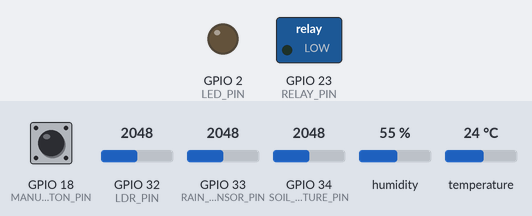
The sketch below on a simulated ESP32. On the bench: switched loads named in the sketch (green lamp = pin HIGH), output pins drawn as LEDs (lit = HIGH). Dashed ring = blinking. The test bench sets the inputs (shaded band); at power-on: GPIO 33 (RAIN_SENSOR_PIN) = 2048, GPIO 34 (SOIL_MOISTURE_PIN) = 2048, GPIO 18 (MANUAL_BUTTON_PIN) HIGH, GPIO 32 (LDR_PIN) = 2048, humidity 55 %, temperature 24 °C. WiFi joins after 1.5 s; servers stay silent unless stated; network time is answered at once with the bench clock; the local clock reads 2024-03-15 10:24:30 at power-on unless the sketch sets it; what the sketch prints to the serial monitor is not drawn.

Above: at 3.2 s.
3.3 s: GPIO 33 (RAIN_SENSOR_PIN) set to 3250
5.3 s: GPIO 33 (RAIN_SENSOR_PIN) set to 3344
At 7.5 s:
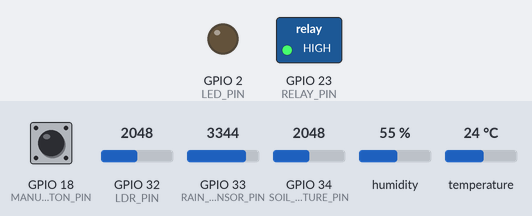
8.2 s: GPIO 34 (SOIL_MOISTURE_PIN) set to 1294
10.2 s: GPIO 34 (SOIL_MOISTURE_PIN) set to 1172
At 11.14 s:
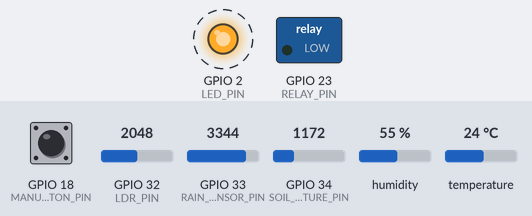
13.7 s: GPIO 18 (MANUAL_BUTTON_PIN) pulled LOW for 0.15 s
At 14.24 s:
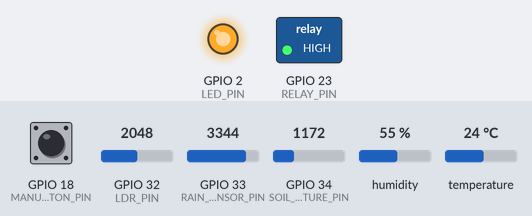
Timing chart, 0 to 16.7 s (numbered marks = the images above; inputs shaded):
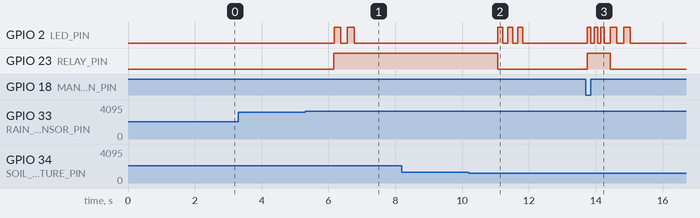

Measured:
- the behaviour switches between 3276 and 3277 on GPIO 33 (RAIN_SENSOR_PIN) (found by bisection; images 0 and 1)
- the behaviour switches between 1229 and 1228 on GPIO 34 (SOIL_MOISTURE_PIN) (found by bisection; images 1 and 2)
- after the input at 3.3 s, every drawn part: stays the same
- after the input at 5.3 s, GPIO 2 (LED_PIN): alternates HIGH for 0.20 s and LOW for 0.20 s, 4 changes in all, then stays LOW, starting after 0.87 s; GPIO 23 (RELAY_PIN): LOW → HIGH after 0.86 s
- after the input at 8.2 s, every drawn part: stays the same
- after the input at 10.2 s, GPIO 2 (LED_PIN): alternates HIGH for 0.15 s and LOW for 0.15 s, 6 changes in all, then stays LOW, starting after 0.87 s; GPIO 23 (RELAY_PIN): HIGH → LOW after 0.86 s
- after the input at 13.7 s, GPIO 2 (LED_PIN): LOW → HIGH after 0.05 s, → LOW 0.10 s later, → HIGH 0.10 s later, → LOW 0.10 s later, … (10 changes in this stretch); GPIO 23 (RELAY_PIN): LOW → HIGH after 0.05 s, → LOW 0.68 s later

The sketch:

ESP32.ino
```cpp
#include <WiFi.h>
#include <WebSocketsClient.h>
#include <DHT.h>
#include <ArduinoJson.h>
#include <WiFiUdp.h>
#include <NTPClient.h>

// ------------------- WiFi credentials -------------------
const char* ssid = "Redmi K70";
const char* password = "heluuuuu";
const char* websocket_server = "10.114.150.199";

// ------------------- NTP Client -------------------
WiFiUDP udp;
NTPClient timeClient(udp, "pool.ntp.org", 19800, 60000);  // UTC+5:30 (IST)

// ------------------- WebSocket server -------------------

const uint16_t websocket_port = 3000;

// ------------------- Pin definitions -------------------
#define RELAY_PIN 23
#define DHTPIN 4
#define DHTTYPE DHT11
#define LDR_PIN 32
#define SOIL_MOISTURE_PIN 34  // ADC pin
#define RAIN_SENSOR_PIN 33  // Analog pin for rain sensor
#define LED_PIN 2  // Onboard LED (GPIO2)


// ------------------- Manual Control Variables -------------------
#define MANUAL_BUTTON_PIN 18  // Chân cắm công tắc gạt MTS-102
int lastButtonState = HIGH;   // Trạng thái cũ của nút (Mặc định là HIGH do PULLUP)
const unsigned long manualWaterDurationMs = 15UL * 1000UL; // Thời gian tưới Moderate: 15 giây

// ------------------- Objects -------------------
DHT dht(DHTPIN, DHTTYPE);
WebSocketsClient webSocket;

// ------------------- State variables -------------------
bool autoMode = true;
bool pumpStatus = false;
bool espConnected = false;

float previousTemperature = -1000;
float previousHumidity = -1000;
int previousLightPercent = -1;
int previousSoilMoisturePercent = -1;
int previousRainPercent = -1;
bool previousPumpStatus = false;
bool firstTimeSend = true;

unsigned long lastSendTime = 0;

// ------------------- Smart Irrigation Variables -------------------
 int soilThresholdOn = 50;   // Turn pump ON below this (dry soil)
 int soilThresholdOff = 70;  // Turn pump OFF above this (moist soil)
const int rainThreshold = 30;     // Rain intensity threshold for irrigation
const unsigned long maxPumpTime = 15UL * 60UL * 1000UL; // 15 minutes max pump time
const int irrigationScoreThreshold = 6; // Minimum score to start irrigation

unsigned long pumpStartTime = 0;
int lastIrrigationScore = 0;
bool pumpWasOn = false;

// ------------------- Helper Functions -------------------

void blinkLED(int times, int delayMs) {
  for (int i = 0; i < times; i++) {
    digitalWrite(LED_PIN, HIGH);
    delay(delayMs);
    digitalWrite(LED_PIN, LOW);
    delay(delayMs);
  }
}

// ------------------- Smart Irrigation Functions -------------------

int calculateIrrigationScore(float temperature, float humidity, int soilPercent, int rainPercent, int lightPercent) {
  int score = 0;

  // Soil moisture (High Priority - Most Important)
  if (soilPercent < 30) score += 4;        // Very dry soil
  else if (soilPercent < 50) score += 3;   // Dry soil
  else if (soilPercent < 60) score += 2;   // Slightly dry soil
  else if (soilPercent >= 80) score -= 2;  // Very wet soil (negative score)

  // Rain detection (High Priority - Avoid wasting water)
  if (rainPercent < 10) score += 3;        // No rain
  else if (rainPercent < 20) score += 2;   // Light rain/drizzle
  else if (rainPercent < 40) score += 1;   // Moderate rain
  else if (rainPercent >= 60) score -= 3;  // Heavy rain (negative score)

  // Temperature (Medium Priority)
  if (temperature > 35) score += 3;        // Very hot
  else if (temperature > 30) score += 2;   // Hot
  else if (temperature > 25) score += 1;   // Warm
  else if (temperature < 15) score -= 1;   // Cold (less water needed)

  // Humidity (Medium Priority)
  if (humidity < 30) score += 2;           // Very low humidity
  else if (humidity < 40) score += 1;      // Low humidity
  else if (humidity > 80) score -= 1;      // High humidity (less water needed)

  // Light intensity (Low Priority - affects evaporation)
  if (lightPercent < 20) score += 1;       // Bright sunlight (more evaporation)
  else if (lightPercent > 80) score -= 1;  // Very dark (less evaporation)

  // Time-based factor (Low Priority)
  int currentHour = (timeClient.getEpochTime() / 3600) % 24;
  if (currentHour >= 6 && currentHour <= 10) score += 1;  // Morning irrigation preferred
  else if (currentHour >= 18 && currentHour <= 22) score += 1; // Evening irrigation preferred
  else if (currentHour >= 22 || currentHour <= 6) score -= 1;  // Night irrigation discouraged

  return score;
}

bool shouldStartIrrigation(int score, int soilPercent, int rainPercent) {
  // Must meet minimum score threshold
  if (score < irrigationScoreThreshold) return false;

  // Must have dry soil (hysteresis)
  if (soilPercent >= soilThresholdOff) return false;

  // Must not have significant rain
  if (rainPercent >= rainThreshold) return false;

  return true;
}

bool shouldStopIrrigation(int soilPercent, int rainPercent, unsigned long pumpRuntime) {
  // Stop if soil is moist enough (hysteresis)
  if (soilPercent >= soilThresholdOff) return true;

  // Stop if significant rain starts
  if (rainPercent >= rainThreshold) return true;

  // Stop if pump has run too long (safety)
  if (pumpRuntime >= maxPumpTime) return true;

  return false;
}


String getISOTime() {
  timeClient.update();
  unsigned long epochTime = timeClient.getEpochTime();

  int hours = (epochTime / 3600) % 24;
  int minutes = (epochTime / 60) % 60;
  int seconds = epochTime % 60;

  char buffer[30];
  snprintf(buffer, sizeof(buffer), "2025-10-07T%02d:%02d:%02d+05:30", hours, minutes, seconds);
  return String(buffer);
}

void webSocketEvent(WStype_t type, uint8_t* payload, size_t length) {
  switch (type) {
    case WStype_CONNECTED:
      Serial.println("✅ Connected to WebSocket server");
      webSocket.sendTXT("{\"type\":\"init-esp\"}");
      espConnected = true;
      break;

    case WStype_TEXT: {
      Serial.printf("📩 Received: %s\n", payload);
      DynamicJsonDocument doc(256);
      DeserializationError error = deserializeJson(doc, payload);

      if (error) {
        Serial.print("JSON parse error: ");
        Serial.println(error.c_str());
        String msg = String((char*)payload);
        if (msg.indexOf("frontend-connected") >= 0) firstTimeSend = true;
      } else {
        if (doc.containsKey("type") && doc["type"] == "frontend-connected") {
          Serial.println("Frontend connected → sending immediate data");
          firstTimeSend = true;
          blinkLED(2, 100);
        } else if (doc.containsKey("command")) {
          String command = doc["command"];
          Serial.println("Command: " + command);

          if (command == "pump-on") {
            digitalWrite(RELAY_PIN, HIGH);
            pumpStatus = true;
            blinkLED(3, 200);
          } else if (command == "pump-off") {
            digitalWrite(RELAY_PIN, LOW);
            pumpStatus = false;
            blinkLED(2, 300);
          } else if (command == "auto-on") {
            autoMode = true;
            blinkLED(4, 150);
          } else if (command == "auto-off") {
            autoMode = false;
            blinkLED(1, 500);
          }
          // --- THÊM NHÁNH NÀY CHO AI ---
          else if (command == "update-threshold") {
            float ai_threshold = doc["newThreshold"];

            // Ép kiểu float về int và cập nhật ngưỡng mới
            soilThresholdOn = (int)ai_threshold;

            // Tính toán ngưỡng tắt bơm (Luôn cao hơn ngưỡng bật 15% để nước kịp ngấm)
            soilThresholdOff = soilThresholdOn + 15;

            // Khóa an toàn: Không cho phép ngưỡng tắt vượt quá 100%
            if (soilThresholdOff > 100) soilThresholdOff = 100;

            Serial.println("=========================================");
            Serial.printf("🧠 AI CẬP NHẬT: Ngưỡng tưới mới là %d%% (Tắt ở %d%%)\n", soilThresholdOn, soilThresholdOff);
            Serial.println("=========================================");
          }
        }
      }
      break;
    }

    case WStype_DISCONNECTED:
      Serial.println("❌ WebSocket disconnected");
      espConnected = false;
      break;
  }
}

// ------------------- Setup -------------------
void setup() {
  Serial.begin(115200);
  pinMode(LED_PIN, OUTPUT);
  pinMode(LDR_PIN, INPUT);
  pinMode(SOIL_MOISTURE_PIN, INPUT);
  pinMode(RAIN_SENSOR_PIN, INPUT);
  pinMode(RELAY_PIN, OUTPUT);
  digitalWrite(RELAY_PIN, LOW);
  // Tích hợp nút nhấn
  pinMode(MANUAL_BUTTON_PIN, INPUT_PULLUP); // Dùng Pullup nội

  Serial.println("\n🔌 Connecting to WiFi...");
  WiFi.begin(ssid, password);
  while (WiFi.status() != WL_CONNECTED) {
    delay(1000);
    Serial.print(".");
  }
  Serial.println("\n✅ WiFi Connected!");
  Serial.print("IP: ");
  Serial.println(WiFi.localIP());

  dht.begin();
  timeClient.begin();
  webSocket.begin(websocket_server, websocket_port, "/");
  webSocket.onEvent(webSocketEvent);
  webSocket.setReconnectInterval(5000);
}

// ------------------- Loop -------------------
void loop() {
  webSocket.loop();
// ------------------- XỬ LÝ CÔNG TẮC GẠT (CẬP NHẬT MỚI: ON/OFF TRỰC TIẾP) -------------------
  int currentButtonState = digitalRead(MANUAL_BUTTON_PIN);

  // Chỉ thực hiện lệnh khi phát hiện bạn VỪA MỚI GẠT công tắc (trạng thái thay đổi)
  if (currentButtonState != lastButtonState) {
    delay(50); // Chống dội phím (Debounce) cơ học để rơ-le không bị nháy liên tục

    if (currentButtonState == LOW) {
      // 1. Trạng thái GẠT SANG ON (Chân 18 được nối xuống GND)
      autoMode = false; // Lập tức tắt AutoMode để nhường quyền cho tay
      pumpStatus = true;
      digitalWrite(RELAY_PIN, HIGH); // Kích Relay mức H (HIGH = Bật Bơm)

      Serial.println("🕹️ Công tắc vật lý: GẠT ON -> BẬT MÁY BƠM LIÊN TỤC!");
      blinkLED(3, 100);

    } else {
      // 2. Trạng thái GẠT SANG OFF (Chân 18 nhả ra, trở về HIGH do PULLUP)
      autoMode = false;
      pumpStatus = false;
      digitalWrite(RELAY_PIN, LOW); // Nhả Relay (LOW = Tắt Bơm)

      Serial.println("🛑 Công tắc vật lý: GẠT OFF -> TẮT MÁY BƠM!");
      blinkLED(2, 200);
    }

    // Lưu lại trạng thái hiện tại để so sánh cho lần gạt tiếp theo
    lastButtonState = currentButtonState;
  }
  // -----------------------------------------------------------------------------------------


  if (millis() - lastSendTime > 1000) {
    float temperature = dht.readTemperature();
    float humidity = dht.readHumidity();

    if (isnan(temperature) || isnan(humidity)) {
      Serial.println("⚠️ DHT read failed. Using previous values.");
      temperature = (previousTemperature != -1000) ? previousTemperature : 25.0;
      humidity = (previousHumidity != -1000) ? previousHumidity : 50.0;
    }

    int ldrValue = analogRead(LDR_PIN);
    // Map LDR analog values (0-4095) to percentage (0-100%)
    // 4095 (bright) → 0% (darkness percentage)
    // 0 (dark) → 100% (darkness percentage)
    int lightPercent = map(ldrValue, 4095,0, 0, 100);
    lightPercent = constrain(lightPercent, 0, 100);

    // Debug output for LDR values
    Serial.printf("🔆 LDR Raw: %d, Mapped: %d%%\n", ldrValue, lightPercent);

    int soilValue = analogRead(SOIL_MOISTURE_PIN);
    // Map soil moisture analog values (0-4095) to percentage (0-100%)
    // 4095 (dry/air) → 0% (moisture percentage)
    // 0 (wet/water) → 100% (moisture percentage)
    int soilPercent = map(soilValue, 4095, 0, 0, 100);
    soilPercent = constrain(soilPercent, 0, 100);

    // Debug output for soil moisture values
    Serial.printf("🌱 Soil Raw: %d, Mapped: %d%%\n", soilValue, soilPercent);

    int rainValue = analogRead(RAIN_SENSOR_PIN);
    // Map rain sensor analog values (0-4095) to percentage (0-100%)
    // 4095 (dry plate) → 0% (rain intensity)
    // 0 (fully wet/submerged) → 100% (rain intensity)
    int rainPercent = map(rainValue, 4095, 0, 0, 100);
    rainPercent = constrain(rainPercent, 0, 100);

    // Debug output for rain sensor values
    Serial.printf("🌧️ Rain Raw: %d, Intensity: %d%%\n", rainValue, rainPercent);

    // ------------------- Smart Irrigation Logic -------------------
    if (autoMode) {
      // Calculate irrigation score based on all factors
      int irrigationScore = calculateIrrigationScore(temperature, humidity, soilPercent, rainPercent, lightPercent);
      lastIrrigationScore = irrigationScore;

      // Get current pump runtime
      unsigned long currentPumpRuntime = 0;
      if (pumpStatus && pumpStartTime > 0) {
        currentPumpRuntime = millis() - pumpStartTime;
      }

      // Smart irrigation decision
      if (!pumpStatus) {
        // Pump is OFF - decide if we should start
        if (shouldStartIrrigation(irrigationScore, soilPercent, rainPercent)) {
          digitalWrite(RELAY_PIN, HIGH);
          pumpStatus = true;
          pumpStartTime = millis();
          pumpWasOn = true;
          Serial.printf("🚰 Starting irrigation - Score: %d, Soil: %d%%, Rain: %d%%\n",
                       irrigationScore, soilPercent, rainPercent);
          blinkLED(2, 200); // Quick blink to indicate irrigation start
        }
      } else {
        // Pump is ON - decide if we should stop
        if (shouldStopIrrigation(soilPercent, rainPercent, currentPumpRuntime)) {
          digitalWrite(RELAY_PIN, LOW);
          pumpStatus = false;
          pumpStartTime = 0;
          Serial.printf("🛑 Stopping irrigation - Soil: %d%%, Rain: %d%%, Runtime: %lu ms\n",
                       soilPercent, rainPercent, currentPumpRuntime);
          blinkLED(3, 150); // Triple blink to indicate irrigation stop
        }
      }

      // Debug output for irrigation decisions
      Serial.printf("🧠 Irrigation Score: %d (Threshold: %d), Soil: %d%%, Rain: %d%%, Temp: %.1f°C, Humidity: %.1f%%\n",
                   irrigationScore, irrigationScoreThreshold, soilPercent, rainPercent, temperature, humidity);
    }

    bool shouldSend =
      firstTimeSend ||
      temperature != previousTemperature ||
      humidity != previousHumidity ||
      lightPercent != previousLightPercent ||
      soilPercent != previousSoilMoisturePercent ||
      rainPercent != previousRainPercent ||
      pumpStatus != previousPumpStatus;

    if (shouldSend) {
      previousTemperature = temperature;
      previousHumidity = humidity;
      previousLightPercent = lightPercent;
      previousSoilMoisturePercent = soilPercent;
      previousRainPercent = rainPercent;
      previousPumpStatus = pumpStatus;
      firstTimeSend = false;

      StaticJsonDocument<512> doc;
      doc["temperature"] = temperature;
      doc["humidity"] = humidity;
      doc["soilMoisture"] = soilPercent;
      doc["soilMoistureRaw"] = soilValue;  // Add raw soil moisture analog value
      doc["lightLevel"] = lightPercent;
      doc["lightLevelRaw"] = ldrValue;  // Add raw analog value
      doc["rainDrop"] = rainPercent;  // Changed to rain intensity percentage
      doc["rainDropRaw"] = rainValue;  // Add raw rain sensor analog value
      doc["pumpStatus"] = pumpStatus;
      doc["autoMode"] = autoMode;
      doc["irrigationScore"] = lastIrrigationScore;  // Add irrigation score
      doc["timestamp"] = getISOTime();
      doc["espConnected"] = espConnected;
      doc["currentThreshold"] = soilThresholdOn; // Gửi ngưỡng hiện tại lên Web

      String jsonStr;
      serializeJson(doc, jsonStr);

      webSocket.sendTXT(jsonStr);
      Serial.println("📤 Data sent to server.");
    }

    lastSendTime = millis();
  }
}
```
